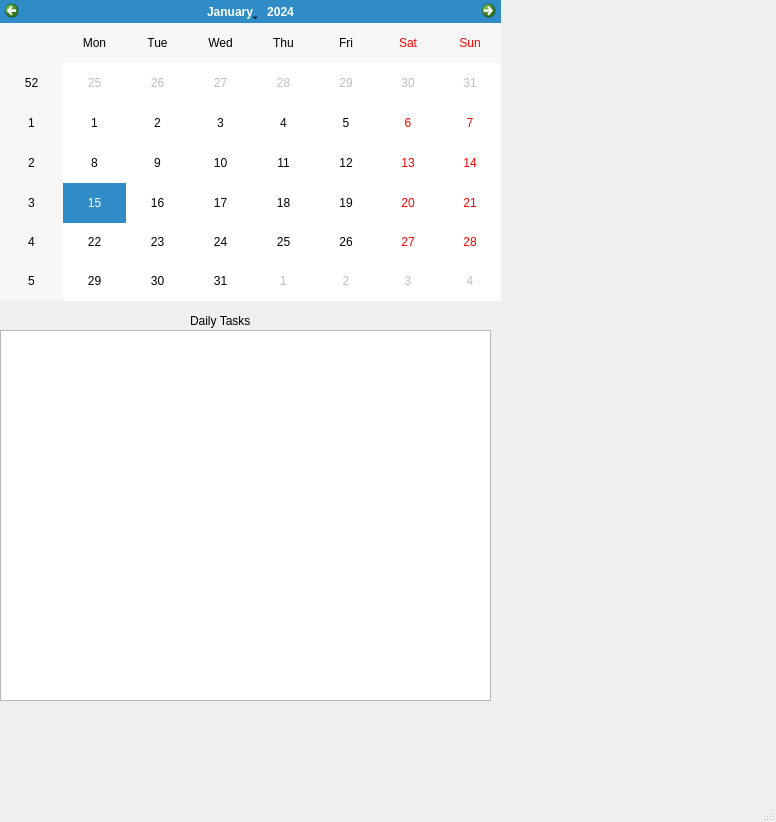
<?xml version="1.0" encoding="UTF-8"?>
<ui version="4.0">
 <class>MainWindow</class>
 <widget class="QMainWindow" name="MainWindow">
  <property name="geometry">
   <rect>
    <x>0</x>
    <y>0</y>
    <width>776</width>
    <height>822</height>
   </rect>
  </property>
  <property name="windowTitle">
   <string>MainWindow</string>
  </property>
  <widget class="QWidget" name="centralWidget">
   <widget class="QCalendarWidget" name="calendarWidget">
    <property name="geometry">
     <rect>
      <x>0</x>
      <y>0</y>
      <width>501</width>
      <height>301</height>
     </rect>
    </property>
   </widget>
   <widget class="QLabel" name="Dailylabel">
    <property name="geometry">
     <rect>
      <x>190</x>
      <y>310</y>
      <width>241</width>
      <height>21</height>
     </rect>
    </property>
    <property name="text">
     <string>Daily Tasks</string>
    </property>
   </widget>
   <widget class="QListWidget" name="daily_items">
    <property name="geometry">
     <rect>
      <x>0</x>
      <y>330</y>
      <width>491</width>
      <height>371</height>
     </rect>
    </property>
   </widget>
  </widget>
  <widget class="QStatusBar" name="statusBar"/>
 </widget>
 <layoutdefault spacing="6" margin="11"/>
 <resources/>
 <connections/>
</ui>
